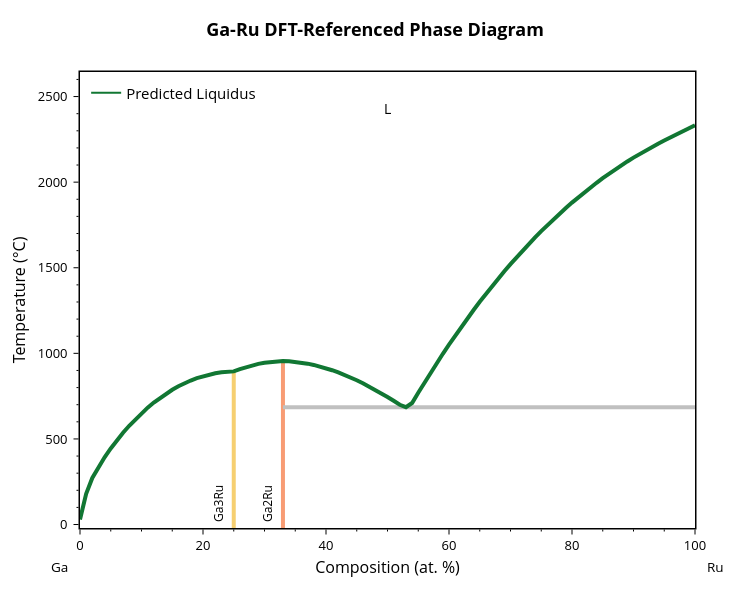
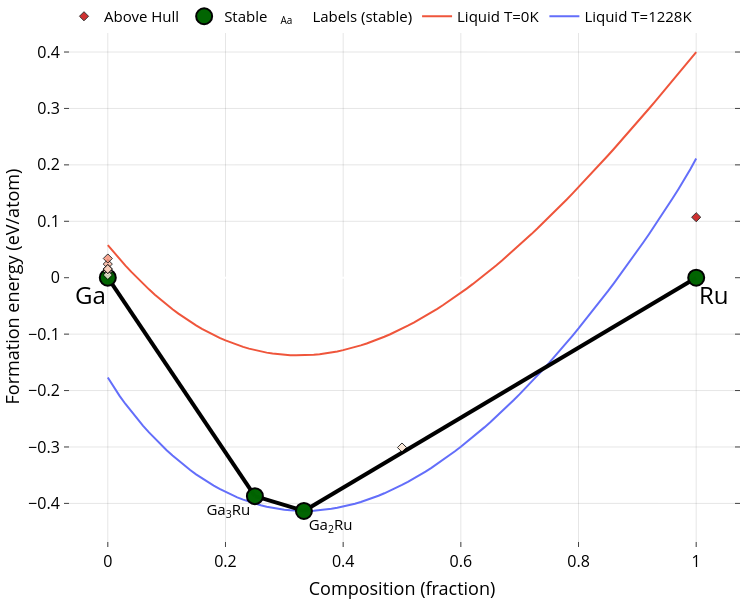

Notebook code cell kept with these figures, in order:
### Markdown cell above
## 1 - Plot predicted liquidus curve

Use latest ML model ensemble to predict non-ideal mixing parameters for the Ga-Ru system and plot the resulting phase diagram.

### Code cell
# 1) Baseline ML-guided prediction
system = "Ga-Ru"
bl = BinaryLiquid.from_cache(system, param_format='comb-exp')

pred_params = runner.predict_system(system) + [0]
bl.update_params(pred_params)
predicted_liquidus_line = [[p[0], p[1]] for p in bl.phases[-1]['points']]  # Keep a copy for later overlay

blp = BLPlotter(bl)
blp.show('pred')   # Predicted phase diagram
blp.show('ch+g')   # DFT convex hull with liquid free-energy overlay

### Figure 1 — Plotly figure (JSON) as saved in the notebook; plotly's stock layout.template omitted (floating-point values rounded to 4 significant figures)
{"data": [{"hovertemplate": "label=Ga3Ru<br>x=%{x}<br>t=%{y}<extra></extra>", "legendgroup": "Ga3Ru", "line": {"color": "rgb(246, 207, 113)", "dash": "solid", "width": 4}, "marker": {"symbol": "circle"}, "mode": "lines", "name": "Ga3Ru", "orientation": "v", "showlegend": false, "type": "scatter", "x": [25, 25, 25, 25, 25, 25, 25, 25, 25, 25, 25, 25, 25, 25, 25, 25, 25, 25, 25, 25, 25, 25, 25, 25, 25, 25, 25, 25], "xaxis": "x", "y": [29.75, 179.7, 272.4, 393.1, 336.7, 444.5, 492.0, 614.9, 536.0, 576.9, 682.5, 650.0, 841.3, 764.7, 876.0, 883.5, 894.5, 894.5, 866.5, 854.9, 712.4, 739.8, 787.3, 892.7, 889.1, 825.5, 807.5, -273.1], "yaxis": "y"}, {"hovertemplate": "label=Ga2Ru<br>x=%{x}<br>t=%{y}<extra></extra>", "legendgroup": "Ga2Ru", "line": {"color": "rgb(248, 156, 116)", "dash": "solid", "width": 4}, "marker": {"symbol": "circle"}, "mode": "lines", "name": "Ga2Ru", "orientation": "v", "showlegend": false, "type": "scatter", "x": [33, 33, 33, 33, 33, 33, 33, 33, 33, 33, 33, 33, 33, 33, 33, 33, 33, 33, 33, 33, 33, 33, 33, 33, 33, 33, 33, 33, 33, 33, 33], "xaxis": "x", "y": [825.3, 842.8, 685.2, 859.2, 806.7, 745.1, 888.6, 874.5, 766.6, 787.2, 699.6, 722.8, 901.5, 930.1, 919.8, 907.6, 894.5, 953.6, 950.4, 938.6, 945.4, 923.3, 913.0, 950.5, 945.9, 932.3, 939.8, 955.3, 953.7, 955.3, -273.1], "yaxis": "y"}, {"hovertemplate": "x=%{x}<br>y=%{y}<extra></extra>", "legendgroup": "", "line": {"color": "Silver", "dash": "solid", "width": 4}, "marker": {"symbol": "circle"}, "mode": "lines", "name": "", "orientation": "v", "showlegend": false, "type": "scatter", "x": [33, 53, 100], "xaxis": "x", "y": [685.2, 685.2, 685.2], "yaxis": "y"}, {"hovertemplate": "label=L<br>x=%{x}<br>t=%{y}<extra></extra>", "legendgroup": "L", "line": {"color": "#117733", "dash": "solid", "width": 4}, "marker": {"symbol": "circle"}, "mode": "lines", "name": "L", "orientation": "v", "showlegend": false, "type": "scatter", "x": [0, 1, 2, 3, 4, 5, 6, 7.0, 8, 9, 10, 11, 12, 13, 14.0, 15, 16, 17, 18, 19, 20, 21, 22, 23, 24, 25, 26, 27, 28.0, 29.0, 30, 31, 32, 33, 34, 35, 36, 37, 38, 39, 40, 41, 42, 43, 44, 45, 46, 47, 48, 49, 50, 51, 52, 53, 54, 55.0, 56.0, 57.0, 58.0, 59, 60, 61, 62, 63, 64, 65, 66, 67, 68, 69, 70, 71, 72, 73, 74, 75, 76, 77, 78, 79, 80, 81, 82, 83, 84, 85, 86, 87, 88, 89, 90, 91, 92, 93, 94, 95, 96, 97, 98, 99, 100], "xaxis": "x", "y": [29.75, 179.7, 272.4, 336.7, 393.1, 444.5, 492.0, 536.0, 576.9, 614.9, 650.0, 682.5, 712.4, 739.8, 764.7, 787.3, 807.5, 825.5, 841.3, 854.9, 866.5, 876.0, 883.5, 889.1, 892.7, 894.5, 907.6, 919.8, 930.1, 938.6, 945.4, 950.4, 953.6, 955.3, 953.7, 950.5, 945.9, 939.8, 932.3, 923.3, 913.0, 901.5, 888.6, 874.5, 859.2, 842.8, 825.3, 806.7, 787.2, 766.6, 745.1, 722.8, 699.6, 685.2, 710.0, 770.1, 828.8, 886.3, 942.5, 997.4, 1051.0, 1103.0, 1155.0, 1205.0, 1253.0, 1301.0, 1347.0, 1392.0, 1437.0, 1479.0, 1521.0, 1562.0, 1602.0, 1640.0, 1678.0, 1714.0, 1749.0, 1784.0, 1817.0, 1849.0, 1881.0, 1911.0, 1940.0, 1969.0, 1996.0, 2023.0, 2049.0, 2074.0, 2098.0, 2121.0, 2143.0, 2165.0, 2186.0, 2206.0, 2225.0, 2243.0, 2261.0, 2279.0, 2295.0, 2312.0, 2333.0], "yaxis": "y"}, {"marker": {"color": "#117733"}, "mode": "lines", "name": "Predicted Liquidus", "showlegend": true, "type": "scatter", "x": [null], "y": [null]}], "layout": {"annotations": [{"borderpad": 5, "font": {"color": "black", "size": 12}, "showarrow": false, "text": "Ga3Ru", "textangle": -90, "x": 22.5, "y": -20.25, "yanchor": "bottom"}, {"borderpad": 5, "font": {"color": "black", "size": 12}, "showarrow": false, "text": "Ga2Ru", "textangle": -90, "x": 30.5, "y": -20.25, "yanchor": "bottom"}, {"font": {"color": "black", "size": 14}, "showarrow": false, "text": "L", "x": 50, "y": 2430.0}, {"font": {"color": "black", "size": 13.5}, "showarrow": false, "text": "Ga", "x": -0.05, "xanchor": "left", "xref": "paper", "y": -0.086, "yanchor": "middle", "yref": "paper"}, {"font": {"color": "black", "size": 13.5}, "showarrow": false, "text": "Ru", "x": 1.05, "xanchor": "right", "xref": "paper", "y": -0.086, "yanchor": "middle", "yref": "paper"}], "font": {"color": "black", "size": 13}, "height": 600, "legend": {"font": {"size": 15}, "x": 0.01, "xanchor": "left", "y": 0.99, "yanchor": "top"}, "margin": {"b": 72, "r": 55, "t": 72}, "plot_bgcolor": "white", "showlegend": true, "title": {"font": {"color": "black", "size": 18}, "text": "<b>Ga-Ru DFT-Referenced Phase Diagram</b>", "x": 0.5, "xanchor": "center", "yanchor": "bottom"}, "width": 750, "xaxis": {"linecolor": "black", "linewidth": 1.5, "minor": {"nticks": 5, "tickcolor": "black", "ticklen": 2, "ticks": "outside", "tickwidth": 1}, "mirror": true, "range": [0, 100], "showline": true, "tickcolor": "black", "tickformat": ".0f", "ticklen": 5, "ticks": "outside", "tickwidth": 1, "title": {"font": {"size": 16}, "standoff": 8, "text": "Composition (at. %)"}}, "yaxis": {"linecolor": "black", "linewidth": 1.5, "minor": {"nticks": 5, "tickcolor": "black", "ticklen": 2, "ticks": "outside", "tickwidth": 1}, "mirror": true, "range": [-20.25, 2643.0], "showline": true, "tickcolor": "black", "ticklen": 5, "ticks": "outside", "ticksuffix": " ", "tickwidth": 1, "title": {"font": {"size": 16}, "standoff": 8, "text": "Temperature (°C)"}}}}

### Figure 2 — Plotly figure (JSON) as saved in the notebook; plotly's stock layout.template omitted (floating-point values rounded to 4 significant figures)
{"data": [{"mode": "lines", "name": "Liquid T=1228K", "type": "scatter", "x": [0, 0.01, 0.02, 0.03, 0.04, 0.05, 0.06, 0.07, 0.08, 0.09, 0.1, 0.11, 0.12, 0.13, 0.14, 0.15, 0.16, 0.17, 0.18, 0.19, 0.2, 0.21, 0.22, 0.23, 0.24, 0.25, 0.26, 0.27, 0.28, 0.29, 0.3, 0.31, 0.32, 0.33, 0.34, 0.35, 0.36, 0.37, 0.38, 0.39, 0.4, 0.41, 0.42, 0.43, 0.44, 0.45, 0.46, 0.47, 0.48, 0.49, 0.5, 0.51, 0.52, 0.53, 0.54, 0.55, 0.56, 0.57, 0.58, 0.59, 0.6, 0.61, 0.62, 0.63, 0.64, 0.65, 0.66, 0.67, 0.68, 0.69, 0.7, 0.71, 0.72, 0.73, 0.74, 0.75, 0.76, 0.77, 0.78, 0.79, 0.8, 0.81, 0.82, 0.83, 0.84, 0.85, 0.86, 0.87, 0.88, 0.89, 0.9, 0.91, 0.92, 0.93, 0.94, 0.95, 0.96, 0.97, 0.98, 0.99, 1], "y": [-0.1769, -0.1941, -0.2094, -0.2238, -0.2374, -0.2502, -0.2625, -0.2741, -0.2852, -0.2958, -0.3058, -0.3153, -0.3243, -0.3328, -0.3409, -0.3485, -0.3556, -0.3623, -0.3686, -0.3744, -0.3797, -0.3847, -0.3893, -0.3934, -0.3971, -0.4005, -0.4034, -0.4059, -0.4081, -0.4099, -0.4113, -0.4123, -0.413, -0.4133, -0.4133, -0.4129, -0.4121, -0.4111, -0.4096, -0.4079, -0.4058, -0.4033, -0.4006, -0.3975, -0.3941, -0.3904, -0.3864, -0.3821, -0.3774, -0.3725, -0.3673, -0.3618, -0.356, -0.3499, -0.3436, -0.3369, -0.33, -0.3228, -0.3154, -0.3077, -0.2997, -0.2915, -0.283, -0.2742, -0.2653, -0.256, -0.2466, -0.2368, -0.2269, -0.2167, -0.2063, -0.1957, -0.1848, -0.1737, -0.1624, -0.1509, -0.1391, -0.1271, -0.115, -0.1026, -0.08998, -0.07718, -0.06416, -0.05094, -0.03752, -0.02388, -0.01004, 0.004011, 0.01827, 0.03275, 0.04745, 0.06237, 0.07752, 0.09292, 0.1086, 0.1245, 0.1408, 0.1574, 0.1744, 0.1922, 0.2114]}, {"mode": "lines", "name": "Liquid T=0K", "type": "scatter", "x": [0, 0.01, 0.02, 0.03, 0.04, 0.05, 0.06, 0.07, 0.08, 0.09, 0.1, 0.11, 0.12, 0.13, 0.14, 0.15, 0.16, 0.17, 0.18, 0.19, 0.2, 0.21, 0.22, 0.23, 0.24, 0.25, 0.26, 0.27, 0.28, 0.29, 0.3, 0.31, 0.32, 0.33, 0.34, 0.35, 0.36, 0.37, 0.38, 0.39, 0.4, 0.41, 0.42, 0.43, 0.44, 0.45, 0.46, 0.47, 0.48, 0.49, 0.5, 0.51, 0.52, 0.53, 0.54, 0.55, 0.56, 0.57, 0.58, 0.59, 0.6, 0.61, 0.62, 0.63, 0.64, 0.65, 0.66, 0.67, 0.68, 0.69, 0.7, 0.71, 0.72, 0.73, 0.74, 0.75, 0.76, 0.77, 0.78, 0.79, 0.8, 0.81, 0.82, 0.83, 0.84, 0.85, 0.86, 0.87, 0.88, 0.89, 0.9, 0.91, 0.92, 0.93, 0.94, 0.95, 0.96, 0.97, 0.98, 0.99, 1], "y": [0.05788, 0.04531, 0.0332, 0.02155, 0.01034, -0.000423, -0.01074, -0.02063, -0.03007, -0.03909, -0.04769, -0.05586, -0.06362, -0.07096, -0.0779, -0.08443, -0.09056, -0.0963, -0.1016, -0.1066, -0.1112, -0.1154, -0.1192, -0.1226, -0.1257, -0.1284, -0.1308, -0.1328, -0.1344, -0.1357, -0.1367, -0.1373, -0.1376, -0.1376, -0.1372, -0.1365, -0.1355, -0.1342, -0.1325, -0.1306, -0.1284, -0.1258, -0.123, -0.1199, -0.1165, -0.1128, -0.1089, -0.1047, -0.1002, -0.0954, -0.09038, -0.08511, -0.07959, -0.07382, -0.0678, -0.06155, -0.05506, -0.04835, -0.0414, -0.03424, -0.02685, -0.01925, -0.01144, -0.003428, 0.004788, 0.0132, 0.02181, 0.03061, 0.03959, 0.04875, 0.05809, 0.0676, 0.07728, 0.08713, 0.09713, 0.1073, 0.1176, 0.1281, 0.1387, 0.1494, 0.1603, 0.1713, 0.1824, 0.1937, 0.2051, 0.2166, 0.2282, 0.2399, 0.2517, 0.2636, 0.2756, 0.2877, 0.2999, 0.3122, 0.3245, 0.3369, 0.3494, 0.362, 0.3746, 0.3872, 0.4]}, {"hoverinfo": "none", "line": {"color": "black", "width": 4}, "mode": "lines", "showlegend": false, "type": "scatter", "x": [0.25, 0, null, 0.3333, 0.25, null, 0.3333, 1, null], "y": [-0.3871, 0, null, -0.4134, -0.3871, null, -0.4134, 0, null]}, {"hoverinfo": "skip", "mode": "text", "name": "Labels (stable)", "opacity": 1, "showlegend": true, "text": ["Ga<sub>3</sub>Ru", "Ga<sub>2</sub>Ru"], "textposition": ["bottom left", "bottom right"], "type": "scatter", "visible": true, "x": [0.242, 0.3413], "y": [-0.4001, -0.4264]}, {"error_y": {"array": [0, 0, 0, 0], "color": "gray", "thickness": 2.5, "type": "data", "width": 5}, "hoverinfo": "text", "hoverlabel": {"font": {"size": 14}}, "hovertext": ["Ga<sub>3</sub>Ru (mp-672204-GGA) <br>  Formation energy: -0.387 eV/atom <br>  (Stable)", "Ga (mp-142-GGA) <br>  Formation energy: 0.0 eV/atom <br>  (Stable)", "Ga<sub>2</sub>Ru (mp-1072429-GGA) <br>  Formation energy: -0.413 eV/atom <br>  (Stable)", "Ru (mp-33-GGA) <br>  Formation energy: 0.0 eV/atom <br>  (Stable)"], "marker": {"color": "darkgreen", "line": {"color": "black", "width": 2}, "size": 16}, "mode": "markers", "name": "Stable", "opacity": 0.99, "showlegend": true, "type": "scatter", "x": [0.25, 0, 0.3333, 1], "y": [-0.3871, 0, -0.4134, 0]}, {"hoverinfo": "text", "hoverlabel": {"font": {"size": 14}}, "hovertext": ["Ru (mp-8639-GGA) <br>  Formation energy: 0.107 eV/atom <br>  Energy Above Hull: (+0.107 eV/atom)", "Ga (mp-140-GGA) <br>  Formation energy: 0.024 eV/atom <br>  Energy Above Hull: (+0.024 eV/atom)", "Ga (mp-569007-GGA) <br>  Formation energy: 0.034 eV/atom <br>  Energy Above Hull: (+0.034 eV/atom)", "Ga (mp-569423-GGA) <br>  Formation energy: 0.011 eV/atom <br>  Energy Above Hull: (+0.011 eV/atom)", "Ga (mp-567540-GGA) <br>  Formation energy: 0.012 eV/atom <br>  Energy Above Hull: (+0.012 eV/atom)", "Ga (mp-1067880-GGA) <br>  Formation energy: 0.005 eV/atom <br>  Energy Above Hull: (+0.005 eV/atom)", "Ga (mp-10021-GGA) <br>  Formation energy: 0.015 eV/atom <br>  Energy Above Hull: (+0.015 eV/atom)", "Ga (mp-1007857-GGA) <br>  Formation energy: 0.015 eV/atom <br>  Energy Above Hull: (+0.015 eV/atom)", "GaRu (mp-22320-GGA) <br>  Formation energy: -0.301 eV/atom <br>  Energy Above Hull: (+0.009 eV/atom)"], "marker": {"color": [0.107, 0.024, 0.034, 0.011, 0.012, 0.005, 0.015, 0.015, 0.009], "colorscale": [[0, "#fff5e3"], [0.5, "#f24324"], [1, "#c40000"]], "line": {"color": "black", "width": 1}, "opacity": 0.8, "size": 7, "symbol": "diamond"}, "mode": "markers", "name": "Above Hull", "showlegend": true, "type": "scatter", "x": [1, 0, 0, 0, 0, 0, 0, 0, 0.5], "y": [0.1073, 0.02417, 0.03406, 0.01134, 0.01168, 0.004823, 0.01527, 0.01539, -0.301]}], "layout": {"annotations": [{"align": "center", "font": {"color": "#000000", "size": 24}, "opacity": 1, "showarrow": false, "text": "Ga", "x": -0.03, "xref": "x", "y": -0.03, "yref": "y"}, {"align": "center", "font": {"color": "#000000", "size": 24}, "opacity": 1, "showarrow": false, "text": "Ru", "x": 1.03, "xref": "x", "y": -0.03, "yref": "y"}], "autosize": true, "coloraxis": {"colorbar": {"x": 1, "y": 0.05, "yanchor": "top"}}, "font": {"color": "black", "size": 15}, "height": 600, "hovermode": "closest", "legend": {"orientation": "h", "tracegroupgap": 7, "traceorder": "reversed", "x": 0, "xanchor": "left", "y": 1.05}, "margin": {"b": 10, "l": 10, "pad": 0, "r": 10, "t": 0}, "paper_bgcolor": "white", "plot_bgcolor": "white", "showlegend": true, "width": 750, "xaxis": {"anchor": "y", "gridcolor": "rgba(0,0,0,0.1)", "mirror": "ticks", "nticks": 8, "showgrid": true, "showline": true, "side": "bottom", "tickfont": {"color": "black", "size": 16}, "ticks": "inside", "title": {"font": {"color": "#000000", "size": 18}, "text": "Composition (fraction)"}, "type": "linear", "zeroline": false}, "yaxis": {"anchor": "x", "gridcolor": "rgba(0,0,0,0.1)", "mirror": "ticks", "showgrid": true, "showline": true, "side": "left", "tickfont": {"color": "black", "size": 16}, "ticks": "inside", "title": {"font": {"color": "#000000", "size": 18}, "text": "Formation energy (eV/atom)"}, "type": "linear"}}}
